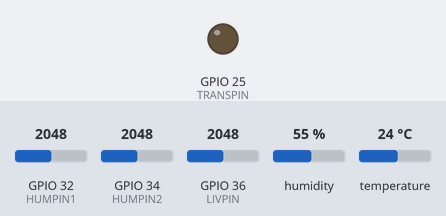
The sketch below on a simulated ESP32. On the bench: output pins drawn as LEDs (lit = HIGH). Inputs (shaded band) come from the test bench; at power-on: GPIO 32 (HUMPIN1) = 2048, GPIO 34 (HUMPIN2) = 2048, GPIO 36 (LIVPIN) = 2048, humidity 55 %, temperature 24 °C. WiFi joins after 1.5 s; servers stay silent unless stated; uploads are accepted with an empty reply. At 4.8 s the program puts the board to deep sleep or switches it off; the recording ends there.

Above: at 0.1 s.
At 1.6 s:
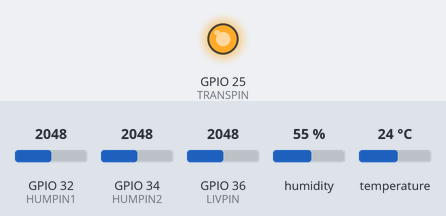
Timing chart, 0 to 4.8 s (numbered marks = the images above):
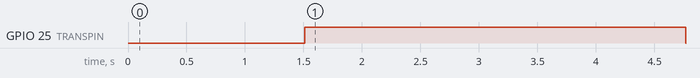

The sketch:

Hydrino.ino
```cpp
//---------------------------- S E T T I N G S ---------------------------------

// SAMPLING PERIOD
// sampling period
#define MIN 15 //min

// LEVEL WATER
#define LIVPIN 36
#define VALUE_MIN_LV 0
#define VALUE_MAX_LV 743

// DHT
#define DHTPIN 4

// hum soil pin
#define HUMPIN1 32
#define HUMPIN2 34
#define VALUE_S_A_H_11 1566.7
#define VALUE_S_H_11 80
#define VALUE_S_A_H_12 2629
#define VALUE_S_H_12 30
#define VALUE_S_A_H_21 1572.40
#define VALUE_S_H_21 80
#define VALUE_S_A_H_22 2745.5
#define VALUE_S_H_22 30

// transistor as switch
#define TRANSPIN 25
//---------------------------------------------------------------------

//---------------------- W I F I --------------------------------------
//ENTER_GOOGLE_DEPLOYMENT_ID
const char * ssid = "WIFI_NAME";
const char * password = "WIFI_PASSWORD";
const String GOOGLE_SCRIPT_ID = "WIFI_GOOGLE_APPS_ID";
//---------------------------------------------------------------------

//----------------- L I B R A R I E S ---------------------------------
//#include <Adafruit_Sensor.h>
#include <WiFi.h>
#include <HTTPClient.h>
#include "DHT.h"
#define DHTTYPE DHT11
DHT dht(DHTPIN, DHTTYPE);
//---------------------------------------------------------------------

/************************************************************************************
 *  setup function starts
 **********************************************************************************/
 void setup() {

  //---------------------------------------------------------------------

  WiFi.mode(WIFI_STA);
  WiFi.begin(ssid, password);
  int count=0;
  while (WiFi.status() != WL_CONNECTED) {
    delay(500);
    count=+1;
    if (count==10){
      esp_sleep_enable_timer_wakeup(10 * 1000000);
      esp_deep_sleep_start();
    }
  }
  //---------------------------------------------------------------------


  delay(10);

  // TRANSPIN LGPTQ+
  pinMode(TRANSPIN, OUTPUT);
  // switch on
  switchNPN(1);

  // inizialization dht sensor
  pinMode(DHTPIN, INPUT);
  dht.begin();

  delay(10);

  // send data
  upload_data();

  // switch off
  switchNPN(0);

  // Good night!
  goToDeepSleep();
}

/************************************************************************************
 *  loop function starts
 **********************************************************************************/
void loop() {
  // Give papa a cup of proper coffe in a copper coffe cup
}


/************************************************************************************
 *  loop function starts
 **********************************************************************************/
void upload_data()
{
  //------------ leggo i sensori -----------------
  delay(1000);
  //-------------- Water level---------------------
  int z_A0 = analogRead(LIVPIN);
  float temp_ext0 = dht.readTemperature();
  float hum_ext0 = dht.readHumidity();
  int hum1_A0=analogRead(HUMPIN1);
  int hum2_A0=analogRead(HUMPIN2);

  delay(1000);

  int z_A1 = analogRead(LIVPIN);
  float temp_ext1 = dht.readTemperature();
  float hum_ext1 = dht.readHumidity();
  int hum1_A1=analogRead(HUMPIN1);
  int hum2_A1=analogRead(HUMPIN2);

  delay(1000);

  int z_A2 = analogRead(LIVPIN);
  float temp_ext2 = dht.readTemperature();
  float hum_ext2 = dht.readHumidity();
  int hum1_A2=analogRead(HUMPIN1);
  int hum2_A2=analogRead(HUMPIN2);

  //---------- Calcolo i valori medi -----------------
  //-------------- Water level------------------------
  int z_A=(z_A0+z_A1+z_A2)/3;

  // int z_water=z_A;
  float z_water = map(z_A, VALUE_MIN_LV, VALUE_MAX_LV,0,4);
  if (z_water > 4){
    z_water=4;
  }
  if (z_water <0) {
    z_water=0;
  }

  //----------------- DHT11 ------------------------

  float temp_ext = (temp_ext0+temp_ext1+temp_ext2)/3;

  float hum_ext = (hum_ext0+hum_ext1+hum_ext2)/3;

  //----------------- Soil ---------------------------

  int hum1_A=(hum1_A0+hum1_A1+hum1_A2)/3;

  float hum1 = map(hum1_A, VALUE_S_A_H_11 ,VALUE_S_A_H_12, VALUE_S_H_11, VALUE_S_H_12);

  if(hum1>100){
    hum1=100;
  }
  if(hum1<0){
    hum1=0;
  }

  //----------------- Soil 2 ---------------------------

  int hum2_A=(hum2_A0+hum2_A1+hum2_A2)/3;

  float hum2 = map(hum1_A, VALUE_S_A_H_21 ,VALUE_S_A_H_22, VALUE_S_H_21, VALUE_S_H_22);

  if(hum2>100){
    hum2=100;
  }
  if(hum2<0){
    hum2=0;
  }

  //------------------- Send data -------------------------
  String param;
  param  = "temp="+String(temp_ext);
  param += "&hum_ext="+String(hum_ext);
  param += "&z_water="+String(z_water);
  param += "&hum1="+String(hum1);
  param += "&hum2="+String(hum2);

  write_to_google_sheet(param);

}


/************************************************************************************
 *  loop function starts
 **********************************************************************************/
void write_to_google_sheet(String params) {
   HTTPClient http;
   String url="https://script.google.com/macros/s/"+GOOGLE_SCRIPT_ID+"/exec?"+params;
   //Serial.print(url);
    //---------------------------------------------------------------------
    //starts posting data to google sheet
    http.begin(url.c_str());
    http.setFollowRedirects(HTTPC_STRICT_FOLLOW_REDIRECTS);
    int httpCode = http.GET();
    //---------------------------------------------------------------------
    //getting response from google sheet
    String payload;
    if (httpCode > 0) {
        payload = http.getString();
    }
    //---------------------------------------------------------------------
    http.end();
}

/************************************************************************************
 *  loop function starts
 **********************************************************************************/
void goToDeepSleep(){

  esp_sleep_enable_timer_wakeup(MIN * 60 * 1000000);
  esp_deep_sleep_start();

}

/************************************************************************************
 *  loop function starts
 **********************************************************************************/
void switchNPN(bool onoff){
  if (onoff == 1){
    digitalWrite(TRANSPIN, HIGH);
  }
  else{
    digitalWrite(TRANSPIN, LOW);
  }
}
```

Measured:
- by itself, GPIO 25 (TRANSPIN): LOW → HIGH at 1.5 s, → LOW 3.3 s later
